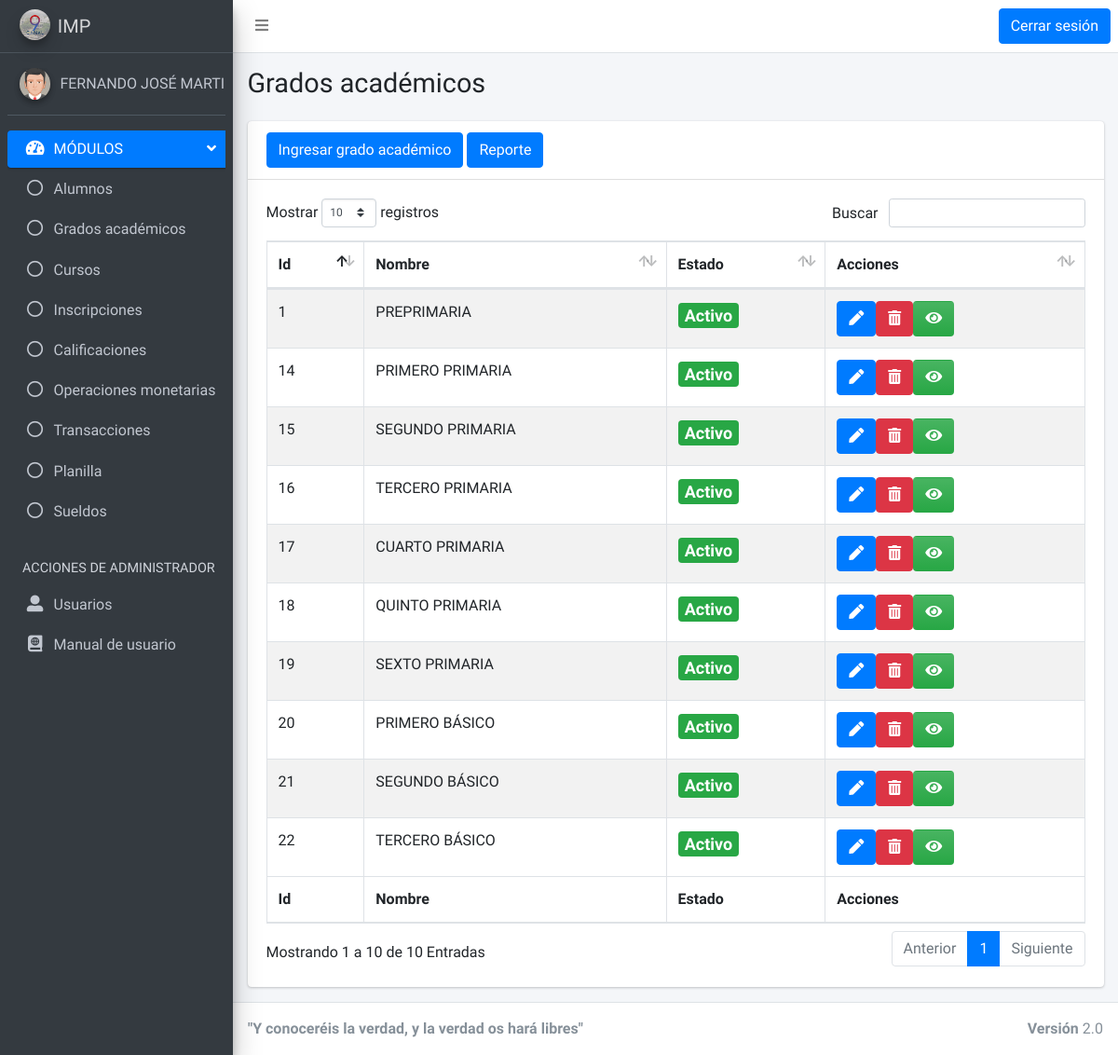
The page /vistas/grado.php (signed in) on the database its author committed.
### tables this page shows
CREATE TABLE `grados` (
  `id` int(10) UNSIGNED NOT NULL,
  `nombre` varchar(100) NOT NULL,
  `estado` int(11) NOT NULL DEFAULT 1,
  `fecha_commit` timestamp NOT NULL DEFAULT current_timestamp()
);

### clases/Usuario.php (called while the page is built, shortened)
<?php
    class Usuario{
        public $nombres;
        public $apellidos;
        public function getNombres(){
            return $this->nombres;
        }
        public function getApellidos(){
            return $this->apellidos;
        }
    }
?>

### clases/Grado.php (called while the page is built, shortened)
<?php
    class Grado{
        public $id;
        public $nombre;
        public $estado;
        public function getId(){
            return $this->id;
        }
        public function setId($_id){
            $this->id = $_id;
        }
        public function getNombre(){
            return $this->nombre;
        }
        public function setNombre($_nombre){
            $this->nombre = $_nombre;
        }
        public function getEstado(){
            return $this->estado;
        }
        public function setEstado($_estado){
            $this->estado = $_estado;
        }
public function obtenerGrados(){
$conexion = new Conexion();
$conexion->conectar();
$resultadoGrado = array();
$sql = "select *from grados";
$ejecutar = mysqli_query($conexion->db, $sql);
while($fila = mysqli_fetch_array($ejecutar)){
    $gradoIndex = new Grado();
    $gradoIndex->setId($fila['id']);
    $gradoIndex->setNombre($fila['nombre']);
    $gradoIndex->setEstado($fila['estado']);
    $gradoIndex->setFechaCommit($fila['fecha_commit']);
    array_push($resultadoGrado,$gradoIndex);
}
return $resultadoGrado;
}
}
?>

### db/Conexion.php (called while the page is built, shortened)
<?php
 class Conexion{
     public $hostname="localhost";
     public $username="root";
     public $password="";
     public $dbname="db_a6edc2_dbimp";
     public function getHostname(){
         return $this->hostname;
     }
     public function getUserName(){
         return $this->username;
     }
     public function getPassword(){
         return $this->password;
     }
     public function getDbName(){
         return $this->dbname;
     }
     public function conectar(){
        $this->db = mysqli_connect($this->getHostname(),$this->getUserName(), $this->getPassword())
        or die("<html><script language='JavaScript'>alert('¡No es posible conectarse a la base de datos! Vuelve a intentarlo más tarde.'),history.go(-1)</script></html>");
     }
}
?>

### vistas/grado.php (the view, shortened to what this page needs)
<?php
include ("layout/header.php");
?>
<?php
include ("layout/nav.php");
?>
<div class="content-wrapper">
    <section class="content-header">
      <div class="container-fluid">
        <div class="row mb-2">
          <div class="col-sm-6">
            <h1>Grados académicos</h1>
          </div>
          <div class="col-sm-6">
          </div>
        </div>
      </div>
    </section>
    <section class="content">
      <div class="container-fluid">
        <div class="row">
          <div class="col-12">
            <div class="card">
              <div class="card-header">
              <a type="submit" class="btn btn-primary" href="grado_ingresar.php">Ingresar grado académico</a>
              <a type="submit" class="btn btn-primary" href="../reportes/reporte_plan.php" target="_blank">Reporte</a>
              </div>
              <div class="card-body">
                <table id="example1" class="table table-bordered table-striped">
                  <thead>
                  <tr>
                    <th>Id</th>
                    <th>Nombre</th>
                    <th>Estado</th>
                    <th>Acciones</th>
                  </tr>
                  </thead>
                  <tbody>
                  <?php
                  $grado = new Grado();
                  $gradoArray = $grado->obtenerGrados();
                  for($i=0; $i<sizeof($gradoArray); $i++){
                    $id =  $gradoArray[$i]->getId();
                    $nombre = $gradoArray[$i]->getNombre();
                    $estado = $gradoArray[$i]->getEstado();
                    echo "<tr>";
                    echo "
                        <td>$id</td>
                        <td>$nombre</td>";
                    if($estado==1){
                      echo "<td><h4><span class='badge bg-success'>Activo</span></h4></td>";
                    }else{
                      echo "<td><h4><span class='badge bg-danger'>Inactivo</span></h4></td>";
                    }
                    echo "<td><a type='submit' href='grado_editar.php?id=$id' class='btn btn-primary'>
                    <i class='fas fa-pen'></i>
                    </a>";
                    if($estado==1){
                    echo"<a type='submit' class='btn btn-danger' id='btnEliminarGrado' href='../crud/eliminarGrado.php?id=$id'>
                    <i class='fas fa-trash-alt'></i>
                    </a>";
                    }else{
                      echo"<a type='submit' class='btn btn-warning' id='btnReactivarGrado' href='../crud/reactivarGrado.php?id=$id'>
                    <i class='fa fa-arrow-left'></i>
                    </a>";
                    }
                    echo"<a type='submit' href='grado_vista.php?id=$id'class='btn bg-gradient-success'>
                    <i class='fas fa-eye'></i>
                    </a></td>";
                    echo "</tr>";
                  }
                  ?>
                  </tbody>
                  <tfoot>
                  <tr>
                  <th>Id</th>
                    <th>Nombre</th>
                    <th>Estado</th>
                    <th>Acciones</th>
                  </tr>
                  </tfoot>
                </table>
              </div>
            </div>
          </div>
        </div>
      </div>
    </section>
  </div>
<?php
include ("layout/footer.php");
?>

### vistas/layout/header.php (shortened to what this page needs)
<!DOCTYPE html>
<html>
<head>

### vistas/layout/nav.php (shortened to what this page needs)
  <link rel="stylesheet" href="../app/AdminLTE-3.0.5/plugins/fontawesome-free/css/all.min.css">
  <link rel="stylesheet" href="https://code.ionicframework.com/ionicons/2.0.1/css/ionicons.min.css">
  <link rel="stylesheet" href="../app/AdminLTE-3.0.5/plugins/tempusdominus-bootstrap-4/css/tempusdominus-bootstrap-4.min.css">
  <link rel="stylesheet" href="../app/AdminLTE-3.0.5/plugins/icheck-bootstrap/icheck-bootstrap.min.css">
  <link rel="stylesheet" href="../app/AdminLTE-3.0.5/plugins/jqvmap/jqvmap.min.css">
  <link rel="stylesheet" href="../app/AdminLTE-3.0.5/plugins/overlayScrollbars/css/OverlayScrollbars.min.css">
  <link rel="stylesheet" href="../app/AdminLTE-3.0.5/plugins/daterangepicker/daterangepicker.css">
  <link rel="stylesheet" href="../app/AdminLTE-3.0.5/plugins/summernote/summernote-bs4.css">
  <link rel="stylesheet" href="../app/AdminLTE-3.0.5/plugins/fontawesome-free/css/all.min.css">
  <link rel="stylesheet" href="https://code.ionicframework.com/ionicons/2.0.1/css/ionicons.min.css">
  <link rel="stylesheet" href="../app/AdminLTE-3.0.5/plugins/datatables-bs4/css/dataTables.bootstrap4.min.css">
  <link rel="stylesheet" href="../app/AdminLTE-3.0.5/plugins/datatables-responsive/css/responsive.bootstrap4.min.css">
  <link rel="stylesheet" href="../app/AdminLTE-3.0.5/plugins/select2/css/select2.min.css">
  <link rel="stylesheet" href="../app/AdminLTE-3.0.5/plugins/select2-bootstrap4-theme/select2-bootstrap4.min.css">
  <link rel="stylesheet" href="../app/AdminLTE-3.0.5/plugins/bootstrap4-duallistbox/bootstrap-duallistbox.min.css">
  <link rel="stylesheet" href="../app/AdminLTE-3.0.5/dist/css/adminlte.min.css">
</head>
<body class="hold-transition sidebar-mini layout-fixed">
<div class="wrapper">
  <nav class="main-header navbar navbar-expand navbar-white navbar-light">
    <ul class="navbar-nav">
    <li class="nav-item">
    <a class="nav-link" data-widget="pushmenu" href="#" role="button"><i class="fas fa-bars"></i></a>
</li>
    </ul>
    <ul class="navbar-nav ml-auto"><a class="btn btn-primary" href="../crud/cerrarSesion.php">Cerrar sesión</a></ul>
  </nav>
  <aside class="main-sidebar sidebar-dark-primary elevation-4">
    <a href="https://m.facebook.com/PorEl9/" target="_blank" class="brand-link">
      <img src="../app/AdminLTE-3.0.5/dist/img/cable.png" alt="AdminLTE Logo" class="brand-image img-circle elevation-3"
           style="opacity: .8">
      <span class="brand-text font-weight-light">IMP</span>
    </a>
    <div class="sidebar">
      <div class="user-panel mt-3 pb-3 mb-3 d-flex">
        <div class="image">
          <img src="../app/AdminLTE-3.0.5/dist/img/avatar5.png" class="img-circle elevation-2" alt="User Image">
        </div>
        <div class="info">
        <?php
          include("../db/Conexion.php");
          include("../clases/Alumno.php");
          include("../clases/Usuario.php");
          include("../clases/Grado.php");
          $usuario = $_SESSION['usuario'];
          $nombre = $usuario->getNombres();
          $apellido = $usuario->getApellidos();
          echo"<a href='#' class='d-block'>$nombre $apellido</a>";
        ?>
        </div>
      </div>
      <nav class="mt-2">
        <ul class="nav nav-pills nav-sidebar flex-column" data-widget="treeview" role="menu" data-accordion="false">
          <li class="nav-item has-treeview menu-open">
            <a href="#" class="nav-link active">
              <i class="nav-icon fas fa-tachometer-alt"></i>
              <p>
                MÓDULOS
                <i class="right fas fa-angle-left"></i>
              </p>
            </a>
            <ul class="nav nav-treeview">
              <li class="nav-item">
                <a href="alumno.php" class="nav-link ">
                  <i class="far fa-circle nav-icon"></i>
                  <p>Alumnos</p>
                </a>
              </li>
            </ul>
            <ul class="nav nav-treeview">
              <li class="nav-item">
                <a href="grado.php" class="nav-link ">
                  <i class="far fa-circle nav-icon"></i>
                  <p>Grados académicos</p>
                </a>
              </li>
            </ul>
            <ul class="nav nav-treeview">
              <li class="nav-item">
                <a href="curso.php" class="nav-link ">
                  <i class="far fa-circle nav-icon"></i>
                  <p>Cursos</p>
                </a>
              </li>
            </ul>
            <ul class="nav nav-treeview">
              <li class="nav-item">
                <a href="matricula.php" class="nav-link ">
                  <i class="far fa-circle nav-icon"></i>
                  <p>Inscripciones</p>
                </a>
              </li>
            </ul>
            <ul class="nav nav-treeview">
              <li class="nav-item">
                <a href="nota.php" class="nav-link ">
                  <i class="far fa-circle nav-icon"></i>
                  <p>Calificaciones</p>
                </a>
              </li>
            </ul>
            <ul class="nav nav-treeview">
              <li class="nav-item">
                <a href="operacion.php" class="nav-link ">
                  <i class="far fa-circle nav-icon"></i>
                  <p>Operaciones monetarias</p>
                </a>
              </li>
            </ul>
            <ul class="nav nav-treeview">
              <li class="nav-item">
                <a href="movimiento.php" class="nav-link ">
                  <i class="far fa-circle nav-icon"></i>
                  <p>Transacciones</p>
                </a>
              </li>
            </ul>
            <ul class="nav nav-treeview">
              <li class="nav-item">
                <a href="planilla.php" class="nav-link ">
                  <i class="far fa-circle nav-icon"></i>
                  <p>Planilla</p>
                </a>
              </li>
            </ul>
            <ul class="nav nav-treeview">
              <li class="nav-item">
                <a href="sueldo.php" class="nav-link ">
                  <i class="far fa-circle nav-icon"></i>
                  <p>Sueldos</p>
                </a>
              </li>
            </ul>
          </li>
          <li class="nav-header">ACCIONES DE ADMINISTRADOR</li>
          <li class="nav-item">
            <a href="usuario.php" class="nav-link">
              <i class="nav-icon fas fa-user-alt"></i>
              <p>
                Usuarios
              </p>
            </a>
          </li>
          <li class="nav-item">
            <a href="manual_usuario.php" class="nav-link" target="_blank">
              <i class="nav-icon fas fa-atlas"></i>
              <p>
                Manual de usuario
              </p>
            </a>
          </li>
        </ul>
      </nav>
    </div>
  </aside>

### vistas/layout/footer.php (shortened to what this page needs)
<footer class="main-footer">
    <strong> "Y conoceréis la verdad, y la verdad os hará libres"</strong>
    <div class="float-right d-none d-sm-inline-block">
      <b>Versión</b> 2.0
    </div>
  </footer>
</div>
</body>
</html>

### rows shown on the page
grados: id "1", nombre "PREPRIMARIA", estado "Activo"
grados: id "14", nombre "PRIMERO PRIMARIA", estado "Activo"
grados: id "15", nombre "SEGUNDO PRIMARIA", estado "Activo"
grados: id "16", nombre "TERCERO PRIMARIA", estado "Activo"
grados: id "17", nombre "CUARTO PRIMARIA", estado "Activo"
grados: id "18", nombre "QUINTO PRIMARIA", estado "Activo"
grados: id "19", nombre "SEXTO PRIMARIA", estado "Activo"
grados: id "20", nombre "PRIMERO BÁSICO", estado "Activo"
grados: id "21", nombre "SEGUNDO BÁSICO", estado "Activo"
grados: id "22", nombre "TERCERO BÁSICO", estado "Activo"

### other values the page prints
$nombre "FERNANDO JOSÉ"
